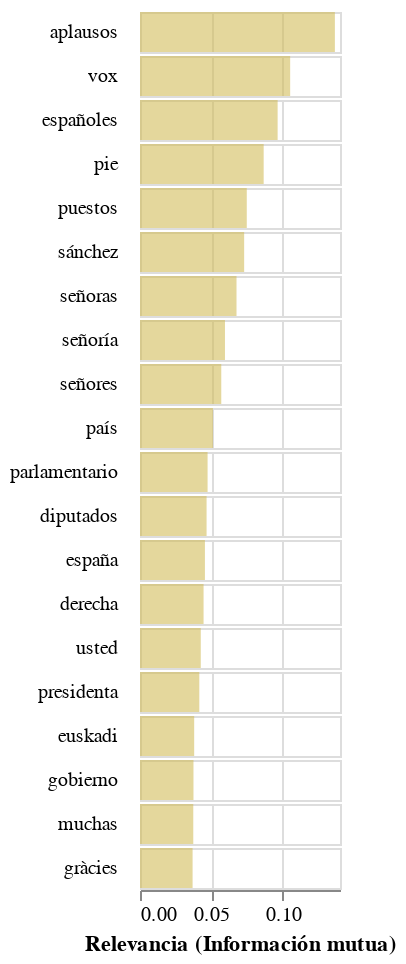

Notebook cell for this chart:
### Code cell
chart_mi_grupo = base_grupo.encode(
    alt.X('mean(mi_grupo):Q',
         title='Relevancia (Información mutua)'),      
).mark_bar(
    color="#d2bd5a",
    opacity=0.6,
    height=20,
).properties(height=20, width=100)

chart_mi_grupo

### Figure 1 — Vega-Lite specification as saved in the notebook (floating-point values rounded to 4 significant figures)
{"config": {"view": {"continuousWidth": 300, "continuousHeight": 300}}, "data": {"name": "data-2684c91b0f80a975b55a217026756cef"}, "mark": {"type": "bar", "color": "#d2bd5a", "height": 20, "opacity": 0.6}, "encoding": {"row": {"field": "term", "header": {"labelAlign": "left", "labelAngle": 0, "labelOrient": "left"}, "sort": {"field": "mi_grupo", "op": "mean", "order": "descending"}, "spacing": 0, "title": "", "type": "nominal"}, "x": {"aggregate": "mean", "field": "mi_grupo", "title": "Relevancia (Información mutua)", "type": "quantitative"}}, "height": 20, "width": 100, "$schema": "https://vega.github.io/schema/vega-lite/v5.6.1.json", "datasets": {"data-2684c91b0f80a975b55a217026756cef": [{"term": "aplausos", "mi_grupo": 0.1364, "ERC": 0.007933, "PNV": 0.000416, "PP": 0.009237, "PSOE": 0.008001, "UP": 0.009755, "Vox": 0.007853}, {"term": "vox", "mi_grupo": 0.1051, "ERC": 0.0009968, "PNV": 0.0005867, "PP": 0.0009997, "PSOE": 0.001559, "UP": 0.00131, "Vox": 0.009516}, {"term": "españoles", "mi_grupo": 0.09634, "ERC": 0.0001206, "PNV": 7.244e-05, "PP": 0.004066, "PSOE": 0.001116, "UP": 0.0005396, "Vox": 0.004919}, {"term": "pie", "mi_grupo": 0.08657, "ERC": 0.0005767, "PNV": 6.502e-05, "PP": 0.0008157, "PSOE": 0.000856, "UP": 0.0004254, "Vox": 0.007341}, {"term": "puestos", "mi_grupo": 0.07474, "ERC": 0.0007717, "PNV": 9.398e-05, "PP": 0.0008148, "PSOE": 0.0008317, "UP": 0.0005453, "Vox": 0.007049}, {"term": "sánchez", "mi_grupo": 0.07291, "ERC": 0.0003794, "PNV": 0.0001235, "PP": 0.004014, "PSOE": 0.0005333, "UP": 9.883e-05, "Vox": 0.001779}, {"term": "señoras", "mi_grupo": 0.06755, "ERC": 0.0008726, "PNV": 0.0003495, "PP": 0.0009625, "PSOE": 0.0009973, "UP": 0.0005666, "Vox": 0.00698}, {"term": "señoría", "mi_grupo": 0.05949, "ERC": 0.0001152, "PNV": 0.0001256, "PP": 0.001481, "PSOE": 0.004123, "UP": 0.004112, "Vox": 0.0005973}, {"term": "señores", "mi_grupo": 0.05689, "ERC": 0.001174, "PNV": 0.0003753, "PP": 0.002196, "PSOE": 0.001452, "UP": 0.001096, "Vox": 0.006875}, {"term": "país", "mi_grupo": 0.05106, "ERC": 0.001436, "PNV": 0.0006438, "PP": 0.002237, "PSOE": 0.00327, "UP": 0.003788, "Vox": 0.0008587}, {"term": "parlamentario", "mi_grupo": 0.04732, "ERC": 0.001215, "PNV": 0.001201, "PP": 0.001442, "PSOE": 0.002284, "UP": 0.001298, "Vox": 0.006291}, {"term": "diputados", "mi_grupo": 0.0466, "ERC": 0.001575, "PNV": 0.0004034, "PP": 0.001746, "PSOE": 0.001396, "UP": 0.001017, "Vox": 0.006827}, {"term": "españa", "mi_grupo": 0.04545, "ERC": 0.001061, "PNV": 0.0006407, "PP": 0.003897, "PSOE": 0.003576, "UP": 0.002668, "Vox": 0.00518}, {"term": "derecha", "mi_grupo": 0.0445, "ERC": 0.001853, "PNV": 8.247e-05, "PP": 0.0001083, "PSOE": 0.0009985, "UP": 0.001369, "Vox": 0.0002029}, {"term": "usted", "mi_grupo": 0.04254, "ERC": 0.002472, "PNV": 0.002316, "PP": 0.009224, "PSOE": 0.005483, "UP": 0.002995, "Vox": 0.005511}, {"term": "presidenta", "mi_grupo": 0.04151, "ERC": 0.005203, "PNV": 0.005399, "PP": 0.006572, "PSOE": 0.005329, "UP": 0.003382, "Vox": 0.004173}, {"term": "euskadi", "mi_grupo": 0.03793, "ERC": 8.303e-05, "PNV": 0.001835, "PP": 0.0002292, "PSOE": 0.000158, "UP": 0.0001525, "Vox": 1.332e-05}, {"term": "gobierno", "mi_grupo": 0.03743, "ERC": 0.00329, "PNV": 0.002839, "PP": 0.005848, "PSOE": 0.005863, "UP": 0.003398, "Vox": 0.004533}, {"term": "muchas", "mi_grupo": 0.03729, "ERC": 0.007809, "PNV": 0.005872, "PP": 0.006789, "PSOE": 0.005266, "UP": 0.004935, "Vox": 0.003538}, {"term": "gràcies", "mi_grupo": 0.03681, "ERC": 0.002473, "PNV": 0.0, "PP": 0.0, "PSOE": 4.274e-05, "UP": 0.0003634, "Vox": 1.762e-06}]}}
